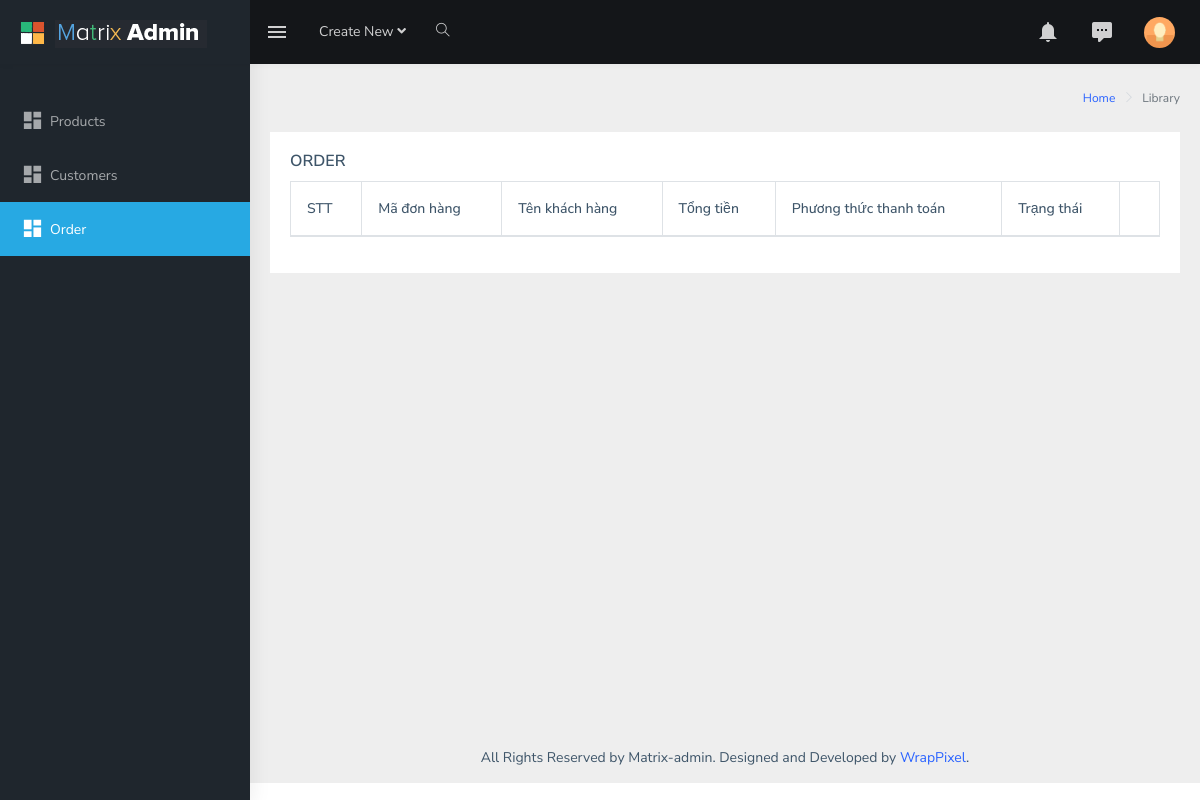
/admin/order.php, run on an earlier commit of the app's database.
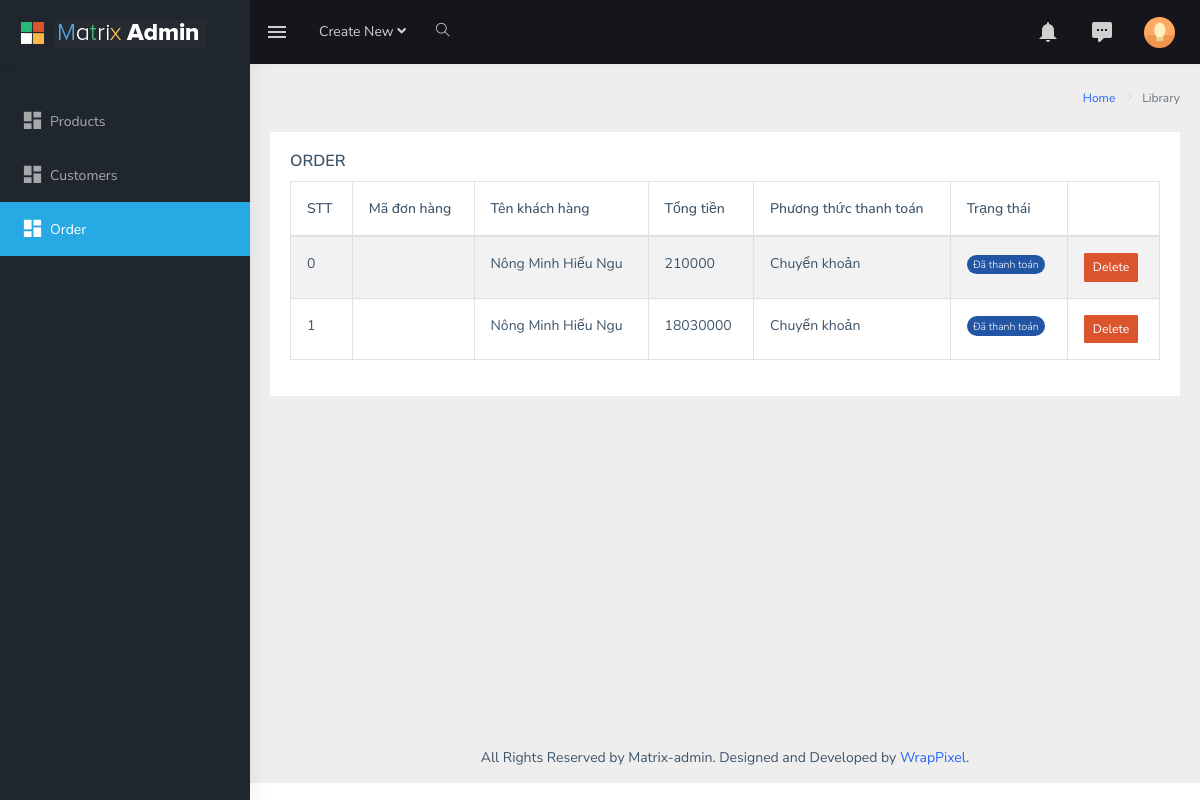
And on a later commit of the database.
### tables this page shows
CREATE TABLE `don_hang` (
  `ma_dh` int(11) NOT NULL,
  `ma_kh` int(11) NOT NULL,
  `tong_tien` int(10) NOT NULL,
  `phuong_thuc_thanh_toan` varchar(255) NOT NULL,
  `ngay_lap_dh` date NOT NULL,
  `trang_thai` tinyint(2) NOT NULL
);

CREATE TABLE `khach_hang` (
  `ma_kh` int(11) NOT NULL,
  `ten_khach_hang` varchar(50) DEFAULT NULL,
  `ngay_sinh` date NOT NULL,
  `dia_chi` varchar(100) NOT NULL,
  `so_dien_thoai` varchar(11) NOT NULL,
  `email` varchar(255) NOT NULL
);

### admin/controllers/c_order.php (called while the page is built, shortened)
<?php
include_once ("../admin/models/m_order.php");
class c_order {
    public function order() {
        $m_order = new m_order();
        $list_order = $m_order->select_order();
        include_once "templates/layout.php";
    }
}
?>

### admin/order.php (called while the page is built)
<?php
include_once "controllers/c_order.php";
$order = new c_order();
$order->order();
?>

### admin/models/database.php (called while the page is built, shortened)
<?php
class database{
    protected $pdo = NULL;
    protected $sql = '';
    public function __construct() {
        try
        {
            $this->pdo = new PDO('mysql:host=localhost; dbname=shop_pet_php','root','');
            $this->pdo->query('set names "utf8"');
        }
        catch(PDOException $ex )
        {
            die($ex->getMessage());
        }
    }
    public function setQuery($sql) {
        $this->sql = $sql;
    }
    public function execute($options=array()) {
        $this->sta = $this->pdo->prepare($this->sql);
        $this->sta->execute();
        return $this->sta;
    }
    public function loadAllRows($options=array()) {
        if(!$options) {
            if(!$result = $this->execute())
                return false;
        }
        else {
            if(!$result = $this->execute($options))
                return false;
        }
        return $result->fetchAll(PDO::FETCH_OBJ);
    }
}
?>

### admin/models/m_order.php (called while the page is built, shortened)
<?php
require_once "database.php";
class m_order extends database {
    public function select_order() {
        $sql = "select * from don_hang
                inner join khach_hang
                on don_hang.ma_kh = khach_hang.ma_kh";
        return $this->loadAllRows();
    }
}
?>

### admin/views/order/v_order.php (the view)
<div class="page-wrapper">
    <div class="page-breadcrumb">
        <div class="row">
            <div class="col-12 d-flex no-block align-items-center">
                <div class="ml-auto text-right">
                    <nav aria-label="breadcrumb">
                        <ol class="breadcrumb">
                            <li class="breadcrumb-item"><a href="#">Home</a></li>
                            <li class="breadcrumb-item active" aria-current="page">Library</li>
                        </ol>
                    </nav>
                </div>
            </div>
        </div>
    </div>
    <div class="container-fluid">
        <div class="row">
            <div class="col-12">
                <div class="card">
                    <div class="card-body">
                        <h5 class="card-title">ORDER</h5>
                        <div class="table-responsive">
                            <table id="zero_config" class="table table-striped table-bordered">
                                <thead>
                                <tr>
                                    <th>STT</th>
                                    <th>Mã đơn hàng</th>
                                    <th>Tên khách hàng</th>
                                    <th>Tổng tiền</th>
                                    <th>Phương thức thanh toán</th>
                                    <th>Trạng thái</th>
                                    <th></th>
                                </tr>
                                </thead>
                                <tbody>
                                <?php
                                foreach ($list_order as $key=>$value) {
                                    $css_trang_thai = $value->trang_thai ? "badge-info" : "badge-danger";
                                    $text_trang_thai = $value->trang_thai ? "Đã thanh toán" : "Chưa thanh toán";
                                ?>
                                    <tr>
                                        <td><?php echo $key ; ?></td>
                                        <td><?php echo $value->ma_hd; ?></td>
                                        <td><?php echo $value->ten_khach_hang ; ?></td>
                                        <td><?php echo $value->tong_tien ; ?></td>
                                        <td><?php echo $value->phuong_thuc_thanh_toan ; ?></td>
                                        <td> <span class="badge badge-pill <?php echo $css_trang_thai;?>"><?php echo $text_trang_thai;?> </span></td>
                                        <td>
                                            <button type="button" class="btn btn-danger btn-sm" onclick="window.location.href='delete_order.php?ma_hd=<?php echo $value->ma_hd;?>'">Delete</button>
                                        </td>
                                    </tr>
                                <?php } ?>
                                </tbody>
                            </table>
                        </div>
                    </div>
                </div>
            </div>
        </div>
    </div>
    <footer class="footer text-center">
        All Rights Reserved by Matrix-admin. Designed and Developed by <a href="https://wrappixel.com">WrapPixel</a>.
    </footer>
</div>

### admin/templates/layout.php (shortened to what this page needs)
<!DOCTYPE html>
<html dir="ltr" lang="en">
<?php
    include ("head.php");
?>
<body>
<div id="main-wrapper">
<?php
include ("header.php");
?>
    <?php
    include ("navigation.php");
    ?>
    <?php
    include ("content.php");
    ?>
</div>
</body>
</html>

### admin/templates/head.php (shortened to what this page needs)
<head>
    <link href="public/assets/libs/flot/css/float-chart.css" rel="stylesheet">
    <link href="public/dist/css/style.min.css" rel="stylesheet">
</head>

### admin/templates/header.php (shortened to what this page needs)
<header class="topbar" data-navbarbg="skin5">
    <nav class="navbar top-navbar navbar-expand-md navbar-dark">
        <div class="navbar-header" data-logobg="skin5">
            <a class="navbar-brand" href="index.html">
                <b class="logo-icon p-l-10">
                    <img src="public/assets/images/logo-icon.png" alt="homepage" class="light-logo" />
                </b>
                <span class="logo-text">
                             <img src="public/assets/images/logo-text.png" alt="homepage" class="light-logo" />
                        </span>
            </a>
        </div>
        <div class="navbar-collapse collapse" id="navbarSupportedContent" data-navbarbg="skin5">
            <ul class="navbar-nav float-left mr-auto">
                <li class="nav-item d-none d-md-block"><a class="nav-link sidebartoggler waves-effect waves-light" href="javascript:void(0)" data-sidebartype="mini-sidebar"><i class="mdi mdi-menu font-24"></i></a></li>
                <li class="nav-item dropdown">
                    <a class="nav-link dropdown-toggle" href="#" id="navbarDropdown" role="button" data-toggle="dropdown" aria-haspopup="true" aria-expanded="false">
                        <span class="d-none d-md-block">Create New <i class="fa fa-angle-down"></i></span>
                    </a>
                </li>
                <li class="nav-item search-box"> <a class="nav-link waves-effect waves-dark" href="javascript:void(0)"><i class="ti-search"></i></a>
                </li>
            </ul>
            <ul class="navbar-nav float-right">
                <li class="nav-item dropdown">
                    <a class="nav-link dropdown-toggle waves-effect waves-dark" href="" data-toggle="dropdown" aria-haspopup="true" aria-expanded="false"> <i class="mdi mdi-bell font-24"></i>
                    </a>
                </li>
                <li class="nav-item dropdown">
                    <a class="nav-link dropdown-toggle waves-effect waves-dark" href="" id="2" data-toggle="dropdown" aria-haspopup="true" aria-expanded="false"> <i class="font-24 mdi mdi-comment-processing"></i>
                    </a>
                </li>
                <li class="nav-item dropdown">
                    <a class="nav-link dropdown-toggle text-muted waves-effect waves-dark pro-pic" href="" data-toggle="dropdown" aria-haspopup="true" aria-expanded="false"><img src="public/assets/images/users/1.jpg" alt="user" class="rounded-circle" width="31"></a>
                </li>
            </ul>
        </div>
    </nav>
</header>

### admin/templates/navigation.php
<aside class="left-sidebar" data-sidebarbg="skin5">
    <div class="scroll-sidebar">
        <nav class="sidebar-nav">
            <ul id="sidebarnav" class="p-t-30">
                <li class="sidebar-item"> <a class="sidebar-link waves-effect waves-dark sidebar-link" href="list_product.php" aria-expanded="false"><i class="mdi mdi-view-dashboard"></i><span class="hide-menu">Products</span></a></li>
                <li class="sidebar-item"> <a class="sidebar-link waves-effect waves-dark sidebar-link" href="customer.php" aria-expanded="false"><i class="mdi mdi-view-dashboard"></i><span class="hide-menu">Customers</span></a></li>
                <li class="sidebar-item"> <a class="sidebar-link waves-effect waves-dark sidebar-link" href="order.php" aria-expanded="false"><i class="mdi mdi-view-dashboard"></i><span class="hide-menu">Order</span></a></li>
            </ul>
        </nav>
    </div>
</aside>

### admin/templates/content.php
<?php
if (isset($view)){
    include ($view);
}
?>

What changed in the data, as far as the page shows it:
added don_hang: key "0", khach_hang.ten_khach_hang "Nông Minh Hiếu Ngu", tong_tien "210000", phuong_thuc_thanh_toan "Chuyển khoản", trang_thai "Đã thanh toán"
added don_hang: key "1", khach_hang.ten_khach_hang "Nông Minh Hiếu Ngu", tong_tien "18030000", phuong_thuc_thanh_toan "Chuyển khoản", trang_thai "Đã thanh toán"
